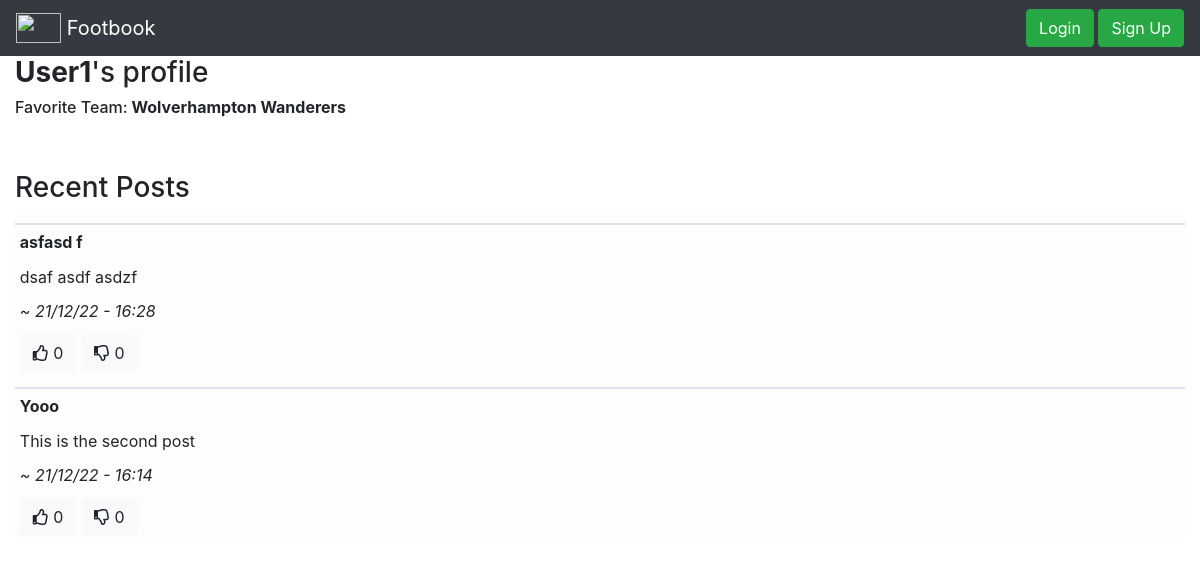
The page /viewProfile/User1 on the database its author committed.
### app/models.py (models this page shows)
class User(UserMixin, db.Model):
    id = db.Column(db.Integer, primary_key=True) # primary keys are required by SQLAlchemy
    email = db.Column(db.String(100), unique=True, nullable=False)
    username = db.Column(db.String(1000), unique=True, nullable=False)
    password = db.Column(db.String(100), nullable=False)
    team = db.Column(db.String(1000), nullable=False)
    posts = db.relationship('Post', backref='user', lazy='joined')
    friends =  db.relationship(
                    'User',secondary=Friends,
                    primaryjoin=Friends.c.user_id1==id,
                    secondaryjoin=Friends.c.user_id2==id)

class Post(db.Model):
    id = db.Column(db.Integer, primary_key=True) #primary key
    title = db.Column(db.String(200), nullable=False) #string max char length 200
    description = db.Column(db.String(1000), nullable=False) #string max char length 1000
    dateTimePosted = db.Column(db.DateTime, nullable=False) #DateTime data type
    likes = db.relationship('User', secondary=Likes, backref='liked')
    dislikes = db.relationship('User', secondary=Dislikes, backref='disliked')
    user_id = db.Column(db.Integer, db.ForeignKey('user.id'),nullable=False)

### app/views.py (the view, shortened to what this page needs)
@app.route('/viewProfile/<username>', methods=['GET', 'POST'])
def viewProfile(username):
    app.logger.info('Viewing %s\'s profile', username)
    user = models.User.query.filter(models.User.username == username).first() #Query this ID
    posts = models.Post.query.filter_by(user=user).order_by(models.Post.dateTimePosted.desc()).limit(10)
    isFriend = current_user in user.friends
    return render_template('viewProfile.html', user=user, posts=posts, isFriend=isFriend)

### app/templates/viewProfile.html (shortened to what this page needs)
{% extends "base.html" %}
{% block content %}
<h3 class="title">
  <b>{{ user.username }}</b>'s profile
</h3>
<h6>Favorite Team:<b> {{ user.team }}</b><h6>
<br></br>
<h3>Recent Posts</h3>
<table class = "table table-sm">
    {% for post in posts %}
    <thead class = "table-light">
        <th></th>
        <tr>
            <td><b>{{post.title}}</b></td>
        </tr>
        <tr>
            <td>{{post.description}}</td>
        </tr>
        <tr>
            <td><i>~ {{post.dateTimePosted.strftime("%d/%m/%y - %H:%M")}}</i></td>
        </tr>
        <tr>
            <td>
                {% if post not in current_user.liked %}
                <button class="btn btn-light" name="like" value={{post.id}} id=like{{post.id}}><i class="far fa-thumbs-up"></i> {{(post.likes| length)}} </button>
                {% else %}
                <button class="btn btn-success" name="like" value={{post.id}} id=like{{post.id}}><i class="far fa-thumbs-up"></i> {{(post.likes| length)}} </button>
                {% endif %}
                {% if post not in current_user.disliked %}
                <button class="btn btn-light" name="dislike" value={{post.id}} id=dislike{{post.id}}><i class="far fa-thumbs-down"></i> {{(post.dislikes| length)}} </button>
                {% else %}
                <button class="btn btn-danger" name="dislike" value={{post.id}} id=dislike{{post.id}}><i class="far fa-thumbs-down"></i> {{(post.dislikes| length)}} </button>
                {% endif %}
            </td>
        </tr>
    </thead>
    {% endfor %}
    </table>
    {% endblock %}

### rows shown on the page
User: username "User1", team "Wolverhampton Wanderers"
Post: title "asfasd f", description "dsaf asdf asdzf", dateTimePosted "21/12/22 - 16:28", {{ post.id }} 4 (drawn), likes "0", dislikes "0"
Post: title "Yooo", description "This is the second post", dateTimePosted "21/12/22 - 16:14", {{ post.id }} 2 (drawn), likes "0", dislikes "0"
